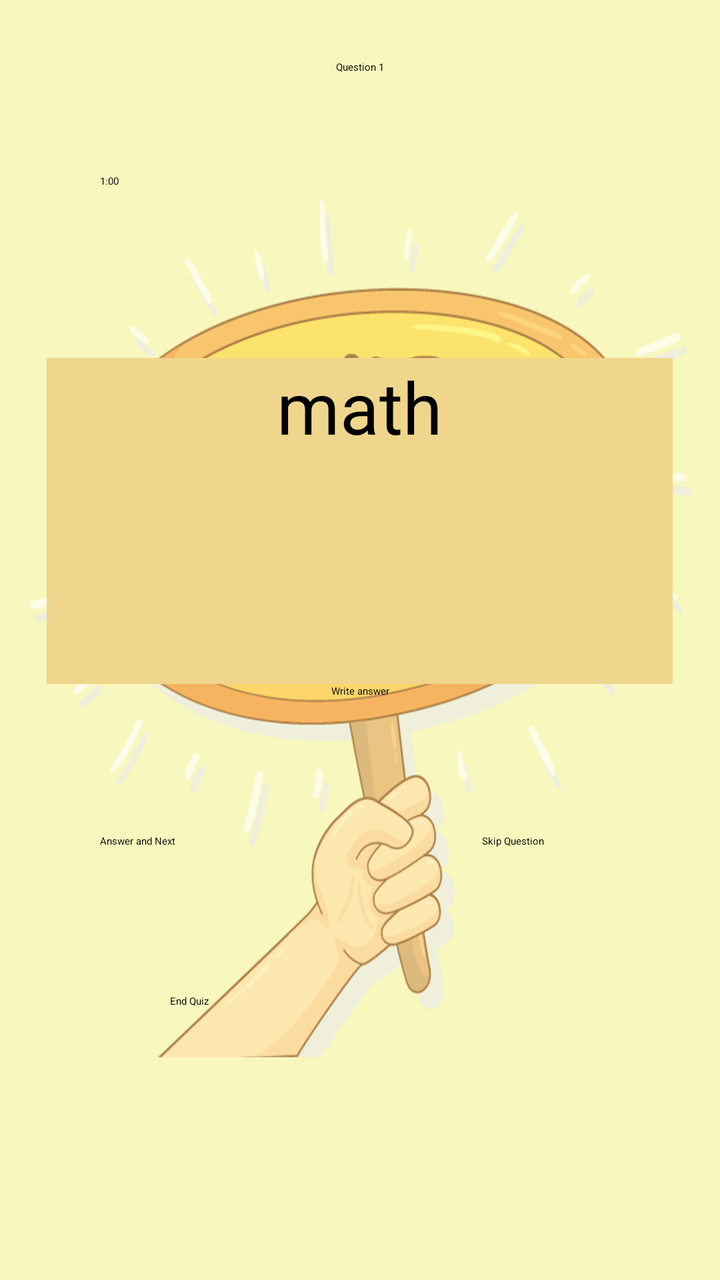
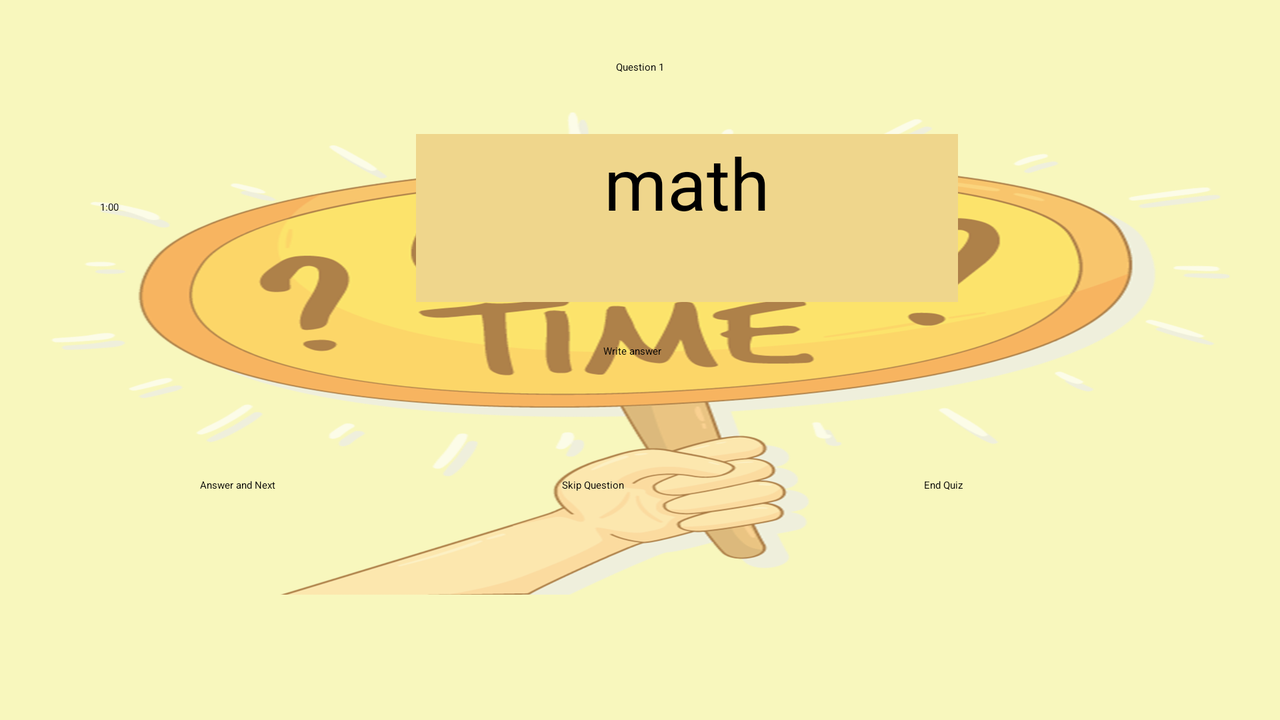

One screen, two layout resources from the same app: the default and the repository's alternative for another configuration. Each is rendered where Android would select it; the XML of both is given below.
<!-- AndroidManifest.xml: application theme SplashScreenTheme -->
<!-- res/layout/activity_math_quiz.xml -->
<?xml version="1.0" encoding="utf-8"?>
<RelativeLayout xmlns:android="http://schemas.android.com/apk/res/android"
    xmlns:app="http://schemas.android.com/apk/res-auto"
    xmlns:tools="http://schemas.android.com/tools"
    android:orientation="vertical"
    android:layout_width="match_parent"
    android:layout_height="wrap_content"
    android:background="@drawable/background"
    tools:context=".MathQuizActivity">


    <LinearLayout
        android:layout_width="match_parent"
        android:layout_height="match_parent"
        android:orientation="vertical">

        <TextView
            android:id="@+id/textView3"
            android:layout_width="match_parent"
            android:layout_height="wrap_content"
            android:layout_margin="30dp"
            android:layout_marginEnd="50dp"
            android:gravity="center"
            android:text="Question 1" />

        <LinearLayout
            android:layout_width="match_parent"
            android:layout_height="match_parent"
            android:orientation="vertical">

            <LinearLayout
                android:layout_width="match_parent"
                android:layout_height="112dp"
                android:orientation="horizontal">

                <Button
                    android:id="@+id/btnTime"
                    android:layout_width="108dp"
                    android:layout_height="wrap_content"
                    android:layout_marginLeft="50dp"
                    android:layout_marginTop="20dp"
                    android:layout_marginRight="100dp"
                    android:backgroundTint="#F3EAA0"
                    android:text="1:00" />

                <ImageView
                    android:id="@+id/imageView"
                    android:layout_width="108dp"
                    android:layout_height="80dp"
                    android:layout_marginTop="20dp"
                    android:layout_marginRight="100dp"
                    app:srcCompat="@drawable/sad" />

            </LinearLayout>

            <TextView
                android:id="@+id/textViewQuestion"
                android:layout_width="313dp"
                android:layout_height="163dp"
                android:layout_gravity="center"
                android:background="#EFD68C"
                android:text="math"
                android:textAlignment="center"
                android:textSize="36sp" />

            <EditText
                android:id="@+id/editTextTextPersonName"
                android:layout_width="match_parent"
                android:layout_height="75dp"
                android:layout_marginLeft="30dp"
                android:layout_marginRight="30dp"
                android:ems="10"
                android:hint="Write answer"
                android:inputType="textPersonName"
                android:textAlignment="center" />

            <LinearLayout
                android:layout_width="match_parent"
                android:layout_height="wrap_content"
                android:orientation="horizontal">

                <Button
                    android:id="@+id/button2"
                    style="@style/ButtonWith3DText"
                    android:layout_width="131dp"
                    android:layout_height="65dp"
                    android:layout_marginLeft="50dp"
                    android:layout_marginRight="50dp"
                    android:backgroundTint="#CF79DD"
                    android:text="@string/answer" />

                <Button
                    android:id="@+id/button3"
                    style="@style/ButtonWith3DText"
                    android:layout_width="128dp"
                    android:layout_height="60dp"
                    android:layout_gravity="right"
                    android:layout_margin="10dp"
                    android:backgroundTint="#D093DA"
                    android:text="@string/skip" />
            </LinearLayout>

            <Button
                android:id="@+id/button4"
                style="@style/ButtonWith3DText"
                android:layout_width="190dp"
                android:layout_height="71dp"
                android:layout_gravity="center"
                android:backgroundTint="#B39DDC"
                android:text="@string/exit" />

        </LinearLayout>
    </LinearLayout>

</RelativeLayout>
<!-- resources referenced by this layout -->
<resources>
  <!-- drawable background: png bitmap (drawable, 369988 bytes) -->
  <!-- drawable sad: jpg bitmap (drawable, 72562 bytes) -->
  <string name="answer">Answer and Next</string>
  <string name="exit">End Quiz</string>
  <string name="skip">Skip Question</string>
</resources>
<!-- res/layout-land/activity_math_quiz.xml (the repository's variant of the layout above) -->
<!-- drawn on the phone turned sideways -->
<?xml version="1.0" encoding="utf-8"?>
<RelativeLayout xmlns:android="http://schemas.android.com/apk/res/android"
    xmlns:app="http://schemas.android.com/apk/res-auto"
    xmlns:tools="http://schemas.android.com/tools"
    android:orientation="vertical"
    android:layout_width="match_parent"
    android:layout_height="wrap_content"
    android:background="@drawable/background"
    tools:context=".MathQuizActivity">


    <LinearLayout
        android:layout_width="match_parent"
        android:layout_height="match_parent"
        android:orientation="vertical">

        <TextView
            android:id="@+id/textView3"
            android:layout_width="match_parent"
            android:layout_height="wrap_content"
            android:layout_margin="30dp"
            android:layout_marginEnd="50dp"
            android:gravity="center"
            android:text="Question 1" />

        <LinearLayout
            android:layout_width="match_parent"
            android:layout_height="match_parent"
            android:orientation="vertical">

            <LinearLayout
                android:layout_width="match_parent"
                android:layout_height="105dp"
                android:orientation="horizontal">

                <Button
                    android:id="@+id/btnTime"
                    android:layout_width="108dp"
                    android:layout_height="wrap_content"
                    android:layout_marginLeft="50dp"
                    android:layout_marginRight="50dp"
                    android:backgroundTint="#F3EAA0"
                    android:text="1:00" />

                <TextView
                    android:id="@+id/textViewQuestion"
                    android:layout_width="271dp"
                    android:layout_height="84dp"
                    android:layout_marginRight="50dp"
                    android:background="#EFD68C"
                    android:text="math"
                    android:textAlignment="center"
                    android:textSize="36sp" />

                <ImageView
                    android:id="@+id/imageView"
                    android:layout_width="108dp"
                    android:layout_height="80dp"
                    android:layout_marginRight="100dp"
                    app:srcCompat="@drawable/sad" />

            </LinearLayout>

            <EditText
                android:id="@+id/editTextTextPersonName"
                android:layout_width="572dp"
                android:layout_height="67dp"
                android:layout_marginLeft="30dp"
                android:layout_marginRight="30dp"
                android:ems="10"
                android:hint="Write answer"
                android:inputType="textPersonName"
                android:textAlignment="center" />

            <LinearLayout
                android:layout_width="match_parent"
                android:layout_height="wrap_content"
                android:orientation="horizontal">

                <Button
                    android:id="@+id/button2"
                    style="@style/ButtonWith3DText"
                    android:layout_width="131dp"
                    android:layout_height="65dp"
                    android:layout_marginLeft="100dp"
                    android:layout_marginRight="50dp"
                    android:backgroundTint="#CF79DD"
                    android:text="@string/answer" />

                <Button
                    android:id="@+id/button3"
                    style="@style/ButtonWith3DText"
                    android:layout_width="131dp"
                    android:layout_height="65dp"
                    android:layout_gravity="right"
                    android:layout_marginRight="50dp"
                    android:backgroundTint="#D093DA"
                    android:text="@string/skip" />

                <Button
                    android:id="@+id/button4"
                    style="@style/ButtonWith3DText"
                    android:layout_width="131dp"
                    android:layout_height="65dp"
                    android:layout_gravity="center"
                    android:backgroundTint="#B39DDC"
                    android:text="@string/exit" />
            </LinearLayout>

        </LinearLayout>
    </LinearLayout>

</RelativeLayout>
